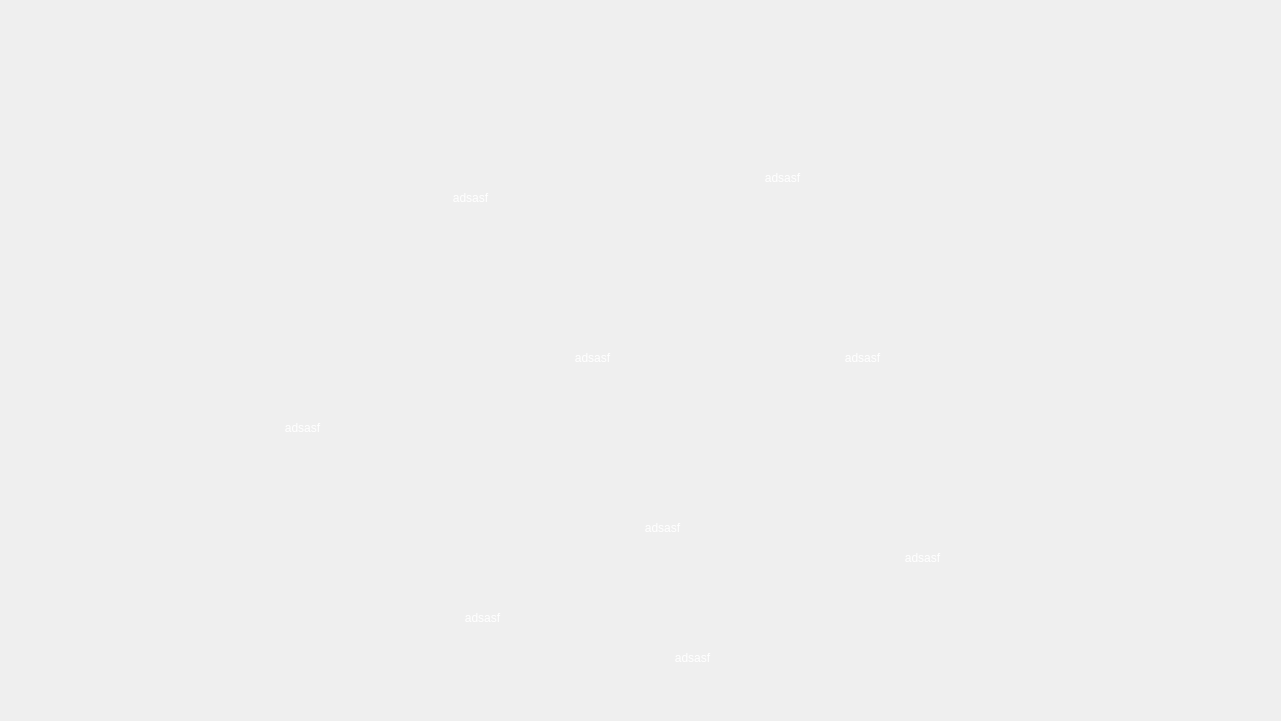
   <widget class="QWidget" name="PlayerMap2" native="true">
    <property name="geometry">
     <rect>
      <x>0</x>
      <y>0</y>
      <width>1281</width>
      <height>721</height>
     </rect>
    </property>
    <widget class="QLabel" name="Map2">
     <property name="geometry">
      <rect>
       <x>152</x>
       <y>10</y>
       <width>1161</width>
       <height>843</height>
      </rect>
     </property>
     <property name="text">
      <string/>
     </property>
     <property name="pixmap">
      <pixmap resource="LoginForm.qrc">:/newPrefix/2PlayerMap.png</pixmap>
     </property>
     <property name="scaledContents">
      <bool>true</bool>
     </property>
    </widget>
    <widget class="QWidget" name="Regions2" native="true">
     <property name="geometry">
      <rect>
       <x>0</x>
       <y>0</y>
       <width>1281</width>
       <height>721</height>
      </rect>
     </property>
     <widget class="QLabel" name="Region20">
      <property name="geometry">
       <rect>
        <x>260</x>
        <y>340</y>
        <width>81</width>
        <height>91</height>
       </rect>
      </property>
      <property name="text">
       <string/>
      </property>
      <property name="pixmap">
       <pixmap resource="LoginForm.qrc">:/newPrefix/Castle icon.png</pixmap>
      </property>
      <property name="scaledContents">
       <bool>true</bool>
      </property>
     </widget>
     <widget class="QLabel" name="Region25">
      <property name="geometry">
       <rect>
        <x>620</x>
        <y>440</y>
        <width>81</width>
        <height>91</height>
       </rect>
      </property>
      <property name="text">
       <string/>
      </property>
      <property name="pixmap">
       <pixmap resource="LoginForm.qrc">:/newPrefix/Castle icon.png</pixmap>
      </property>
      <property name="scaledContents">
       <bool>true</bool>
      </property>
     </widget>
     <widget class="QLabel" name="Region26">
      <property name="geometry">
       <rect>
        <x>440</x>
        <y>530</y>
        <width>81</width>
        <height>91</height>
       </rect>
      </property>
      <property name="text">
       <string/>
      </property>
      <property name="pixmap">
       <pixmap resource="LoginForm.qrc">:/newPrefix/Castle icon.png</pixmap>
      </property>
      <property name="scaledContents">
       <bool>true</bool>
      </property>
     </widget>
     <widget class="QLabel" name="Region27">
      <property name="geometry">
       <rect>
        <x>650</x>
        <y>570</y>
        <width>81</width>
        <height>91</height>
       </rect>
      </property>
      <property name="text">
       <string/>
      </property>
      <property name="pixmap">
       <pixmap resource="LoginForm.qrc">:/newPrefix/Castle icon.png</pixmap>
      </property>
      <property name="scaledContents">
       <bool>true</bool>
      </property>
     </widget>
     <widget class="QLabel" name="Region28">
      <property name="geometry">
       <rect>
        <x>880</x>
        <y>470</y>
        <width>81</width>
        <height>91</height>
       </rect>
      </property>
      <property name="text">
       <string/>
      </property>
      <property name="pixmap">
       <pixmap resource="LoginForm.qrc">:/newPrefix/Castle icon.png</pixmap>
      </property>
      <property name="scaledContents">
       <bool>true</bool>
      </property>
     </widget>
     <widget class="QLabel" name="Region210">
      <property name="geometry">
       <rect>
        <x>820</x>
        <y>270</y>
        <width>81</width>
        <height>91</height>
       </rect>
      </property>
      <property name="text">
       <string/>
      </property>
      <property name="pixmap">
       <pixmap resource="LoginForm.qrc">:/newPrefix/Castle icon.png</pixmap>
      </property>
      <property name="scaledContents">
       <bool>true</bool>
      </property>
     </widget>
     <widget class="QLabel" name="Region211">
      <property name="geometry">
       <rect>
        <x>550</x>
        <y>270</y>
        <width>81</width>
        <height>91</height>
       </rect>
      </property>
      <property name="text">
       <string/>
      </property>
      <property name="pixmap">
       <pixmap resource="LoginForm.qrc">:/newPrefix/Castle icon.png</pixmap>
      </property>
      <property name="scaledContents">
       <bool>true</bool>
      </property>
     </widget>
     <widget class="QLabel" name="Region21">
      <property name="geometry">
       <rect>
        <x>740</x>
        <y>90</y>
        <width>81</width>
        <height>91</height>
       </rect>
      </property>
      <property name="text">
       <string/>
      </property>
      <property name="pixmap">
       <pixmap resource="LoginForm.qrc">:/newPrefix/Castle icon.png</pixmap>
      </property>
      <property name="scaledContents">
       <bool>true</bool>
      </property>
     </widget>
     <widget class="QLabel" name="Region23">
      <property name="geometry">
       <rect>
        <x>430</x>
        <y>100</y>
        <width>81</width>
        <height>91</height>
       </rect>
      </property>
      <property name="text">
       <string/>
      </property>
      <property name="pixmap">
       <pixmap resource="LoginForm.qrc">:/newPrefix/Castle icon.png</pixmap>
      </property>
      <property name="scaledContents">
       <bool>true</bool>
      </property>
     </widget>
    </widget>
    <widget class="QWidget" name="RegionsScore2" native="true">
     <property name="geometry">
      <rect>
       <x>0</x>
       <y>0</y>
       <width>1281</width>
       <height>721</height>
      </rect>
     </property>
     <widget class="QLabel" name="Region26_score">
      <property name="geometry">
       <rect>
        <x>442</x>
        <y>610</y>
        <width>81</width>
        <height>16</height>
       </rect>
      </property>
      <property name="styleSheet">
       <string notr="true">font: 700 10pt &quot;Segoe UI&quot;;
color: rgb(255, 255, 255);</string>
      </property>
      <property name="text">
       <string>adsasf</string>
      </property>
      <property name="alignment">
       <set>Qt::AlignCenter</set>
      </property>
     </widget>
     <widget class="QLabel" name="Region25_score">
      <property name="geometry">
       <rect>
        <x>622</x>
        <y>520</y>
        <width>81</width>
        <height>16</height>
       </rect>
      </property>
      <property name="styleSheet">
       <string notr="true">font: 700 10pt &quot;Segoe UI&quot;;
color: rgb(255, 255, 255);</string>
      </property>
      <property name="text">
       <string>adsasf</string>
      </property>
      <property name="alignment">
       <set>Qt::AlignCenter</set>
      </property>
     </widget>
     <widget class="QLabel" name="Region210_score">
      <property name="geometry">
       <rect>
        <x>822</x>
        <y>350</y>
        <width>81</width>
        <height>16</height>
       </rect>
      </property>
      <property name="styleSheet">
       <string notr="true">font: 700 10pt &quot;Segoe UI&quot;;
color: rgb(255, 255, 255);</string>
      </property>
      <property name="text">
       <string>adsasf</string>
      </property>
      <property name="alignment">
       <set>Qt::AlignCenter</set>
      </property>
     </widget>
     <widget class="QLabel" name="Region20_score">
      <property name="geometry">
       <rect>
        <x>262</x>
        <y>420</y>
        <width>81</width>
        <height>16</height>
       </rect>
      </property>
      <property name="styleSheet">
       <string notr="true">font: 700 10pt &quot;Segoe UI&quot;;
color: rgb(255, 255, 255);</string>
      </property>
      <property name="text">
       <string>adsasf</string>
      </property>
      <property name="alignment">
       <set>Qt::AlignCenter</set>
      </property>
     </widget>
     <widget class="QLabel" name="Region27_score">
      <property name="geometry">
       <rect>
        <x>652</x>
        <y>650</y>
        <width>81</width>
        <height>16</height>
       </rect>
      </property>
      <property name="styleSheet">
       <string notr="true">font: 700 10pt &quot;Segoe UI&quot;;
color: rgb(255, 255, 255);</string>
      </property>
      <property name="text">
       <string>adsasf</string>
      </property>
      <property name="alignment">
       <set>Qt::AlignCenter</set>
      </property>
     </widget>
     <widget class="QLabel" name="Region28_score">
      <property name="geometry">
       <rect>
        <x>882</x>
        <y>550</y>
        <width>81</width>
        <height>16</height>
       </rect>
      </property>
      <property name="styleSheet">
       <string notr="true">font: 700 10pt &quot;Segoe UI&quot;;
color: rgb(255, 255, 255);</string>
      </property>
      <property name="text">
       <string>adsasf</string>
      </property>
      <property name="alignment">
       <set>Qt::AlignCenter</set>
      </property>
     </widget>
     <widget class="QLabel" name="Region21_score">
      <property name="geometry">
       <rect>
        <x>742</x>
        <y>170</y>
        <width>81</width>
        <height>16</height>
       </rect>
      </property>
      <property name="styleSheet">
       <string notr="true">font: 700 10pt &quot;Segoe UI&quot;;
color: rgb(255, 255, 255);</string>
      </property>
      <property name="text">
       <string>adsasf</string>
      </property>
      <property name="alignment">
       <set>Qt::AlignCenter</set>
      </property>
     </widget>
     <widget class="QLabel" name="Region211_score">
      <property name="geometry">
       <rect>
        <x>552</x>
        <y>350</y>
        <width>81</width>
        <height>16</height>
       </rect>
      </property>
      <property name="styleSheet">
       <string notr="true">font: 700 10pt &quot;Segoe UI&quot;;
color: rgb(255, 255, 255);</string>
      </property>
      <property name="text">
       <string>adsasf</string>
      </property>
      <property name="alignment">
       <set>Qt::AlignCenter</set>
      </property>
     </widget>
     <widget class="QLabel" name="Region23_score">
      <property name="geometry">
       <rect>
        <x>430</x>
        <y>190</y>
        <width>81</width>
        <height>16</height>
       </rect>
      </property>
      <property name="styleSheet">
       <string notr="true">font: 700 10pt &quot;Segoe UI&quot;;
color: rgb(255, 255, 255);</string>
      </property>
      <property name="text">
       <string>adsasf</string>
      </property>
      <property name="alignment">
       <set>Qt::AlignCenter</set>
      </property>
     </widget>
    </widget>
   </widget>
